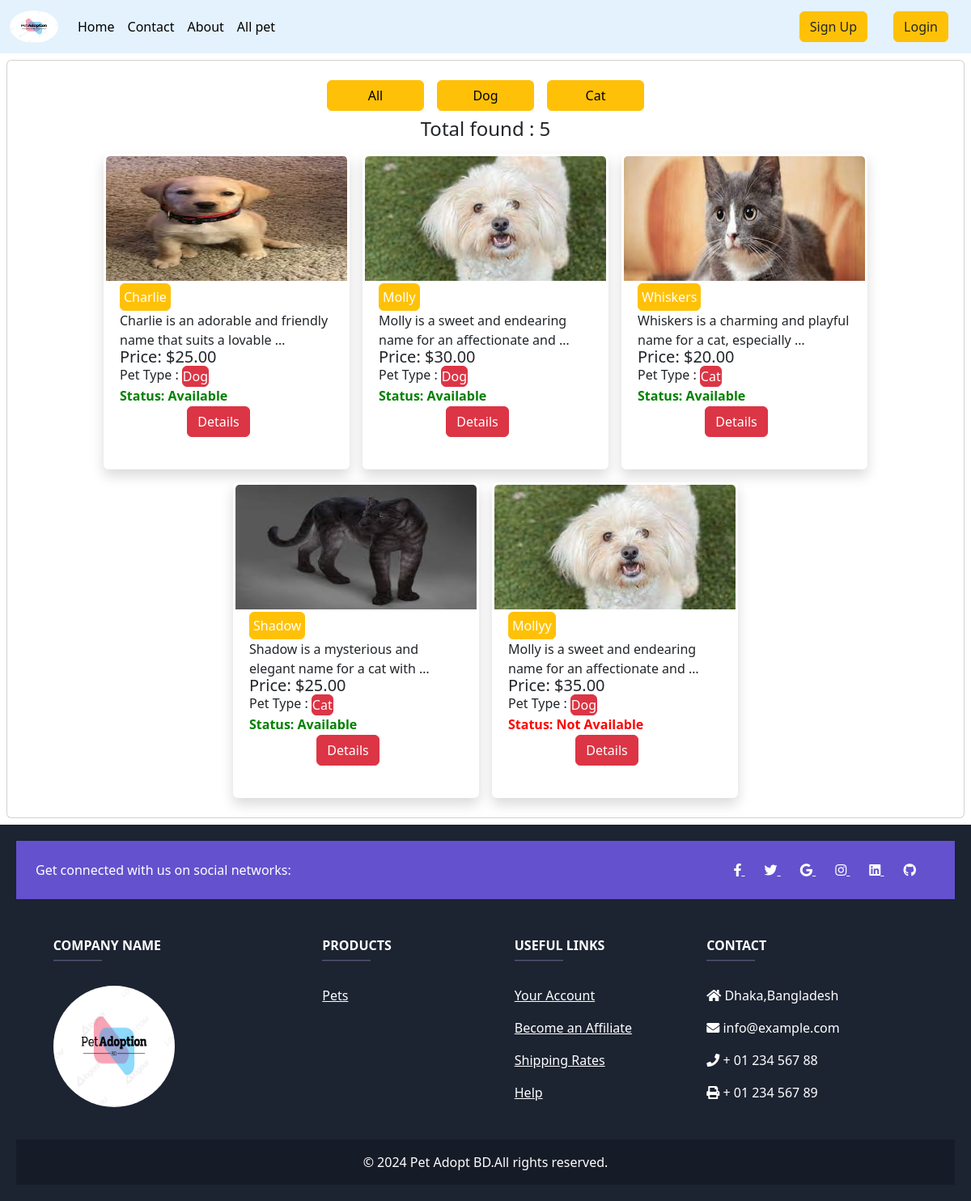
/all_pet/, run on the app's committed database.
### pet/models.py (models this page shows, shortened)
class pet_category(models.Model):
    name = models.CharField(max_length=50)
    slug = models.SlugField(max_length=100,unique=True, null=True, blank=True)
    def __str__(self):
        return self.name

class pets(models.Model):
    user = models.ForeignKey(User, on_delete=models.CASCADE)
    name = models.CharField( max_length=50)
    pet_type = models.ForeignKey(pet_category, on_delete=models.CASCADE)
    discription = models.TextField()
    image = models.FileField(upload_to='pet/media/uploads', blank = True, null = True)
    is_available = models.BooleanField(default=True)
    price = models.DecimalField(max_digits=7, decimal_places=2)

### Pet_Adoption_Platform/views.py (the view)
# urls.py: path('all_pet/',views.all_pet, name='all_pet'),
def all_pet(request, pet_slug = None):
    data = pets.objects.all()
    if pet_slug is not None:
        pet_c = pet_category.objects.get(slug = pet_slug)
        data = pets.objects.filter(pet_type = pet_c)
    pet = pet_category.objects.all()
    return render(request, 'all_pet.html', {'data': data, 'pet': pet})

### templates/all_pet.html
{% extends "base.html" %}
{% load static %}
{% block css %}
<link rel="stylesheet" href="{% static 'css/card.css' %}">
{% endblock  %}
{% block content %}
<div class="col-12">
    <div class="card m-2 ">
      <div class="card-body four">
        <div id="adopt" class='d-flex justify-content-center'>
            <a class="btn btn-warning m-2", style="width: 120px;" href="{% url 'all_pet' %}">All</a>
          {% for b in pet %}
          <a class="btn btn-warning m-2", style="width: 120px;" href="{% url 'pet_wise_post' b.slug %}">{{b.name}}</a>
        {% endfor %}
      </div>
      <div  class='d-flex justify-content-center'>
        <h4>Total found : {{data | length}}</h4>
      </div>
    <div class='d-flex justify-content-center align-items-center  gap-3 flex-wrap p-2' >
      {% for pet in data %}
      <div class="card shadow pet-card" style="width: 19rem;">
      <div>
        {% if pet.image %}
        <img src="{{ pet.image.url }}" class="card-img-top" alt="Pet Image" style="height:160px">
      {% else %}
          <div class="up-image" >
            <a  href="{% url 'pet_edit' pet.id %}"><button type="submit">Upload Image</button></a>
          </div>
      {% endif %}
      </div>
      <div class="card-body">
        <h5 class="card-title"><a class="btn p-1 pet-name btn-warning" href="">{{pet.name}}</a></h5>
        <p class="card-title">{{pet.discription | truncatewords:11}} </p>
        <h5 class="card-title price" style="position: relative; bottom: 23px;">Price: ${{pet.price}}</h5>
        <p class='type'>Pet Type : <button class="btn btn-danger p-0 m-0 ">{{pet.pet_type}}</button></p>
        <div class='available'>
        {% if pet.is_available %}
        <p class="status aavailable">Status: Available</p>
        {% else %}
          <p class="status not-available">Status: Not Available</p>
        {% endif %}
        </div>
         <div class='btnn'>
         <a class="btn btn-danger  m-2" href="{% url 'Details' pet.id %}">Details</a>
        </div>
      </div>
      </div>
    {% endfor %}
    </div>
    </div>
  </div>
  {% include "fotter.html" %}
{% endblock  %}

### static/css/card.css (style rules this page uses)
.card.shadow.pet-card { border: none; height: 390px; transition: transform 0.3s ease-in-out; }
.card.shadow.pet-card .card-body { padding: 1.25rem; }
.card.shadow.pet-card img.card-img-top { border-top-left-radius: 0.5rem; border-top-right-radius: 0.5rem; }
.card.shadow.pet-card h5.card-title a.btn { color: #fff; }
.card-img-top { height: 130px; padding: 3px; border-radius: 0px 0px 0px 0px; }
.type { position: relative; bottom: 25px; }
.status { font-weight: bold; position: relative; top: 5px; }
.available { color: green; }
.not-available { color: red; }
.card-title { margin: 0px; position: relative; bottom: 20px; }
.btnn { position: relative; bottom: 65px; display: flex; right: 10px; gap: 10px; justify-content: center; }
.pet-name { position: relative; }
.available { position: relative; bottom: 47px; }

### data on the page
pet_category: name "Dog"
pet_category: name "Cat"
pets: image (picture), name "Charlie", discription "Charlie is an adorable and friendly name that suits a lovable …", price "25.00", pet_type "Dog", is_available "Status: Available"
pets: image (picture), name "Molly", discription "Molly is a sweet and endearing name for an affectionate and …", price "30.00", pet_type "Dog", is_available "Status: Available"
pets: image (picture), name "Whiskers", discription "Whiskers is a charming and playful name for a cat, especially …", price "20.00", pet_type "Cat", is_available "Status: Available"
pets: image (picture), name "Shadow", discription "Shadow is a mysterious and elegant name for a cat with …", price "25.00", pet_type "Cat", is_available "Status: Available"
pets: image (picture), name "Mollyy", discription "Molly is a sweet and endearing name for an affectionate and …", price "35.00", pet_type "Dog", is_available "Status: Not Available"

### other printed values
{{ data | length }} "5"
